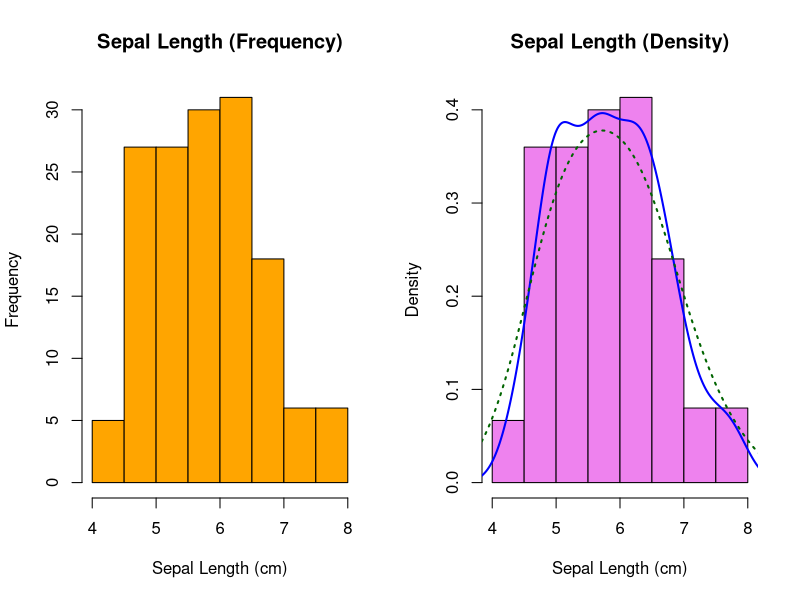
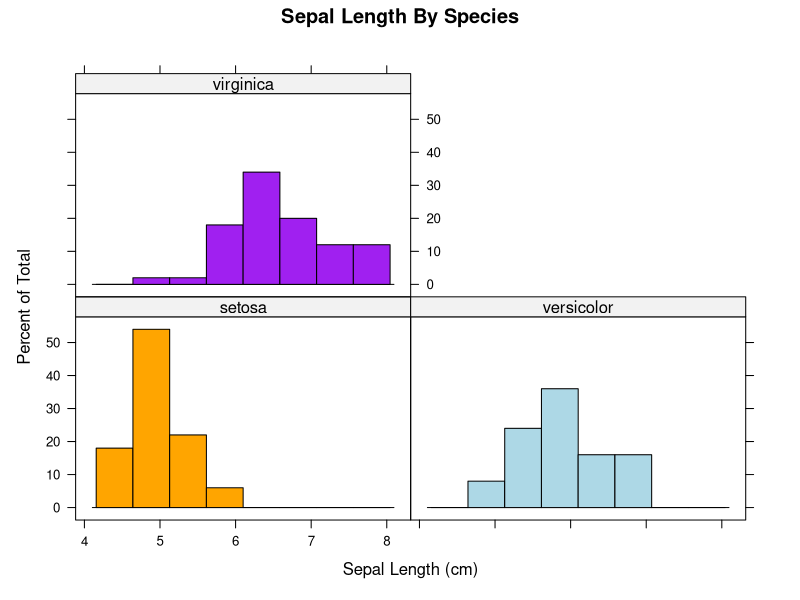
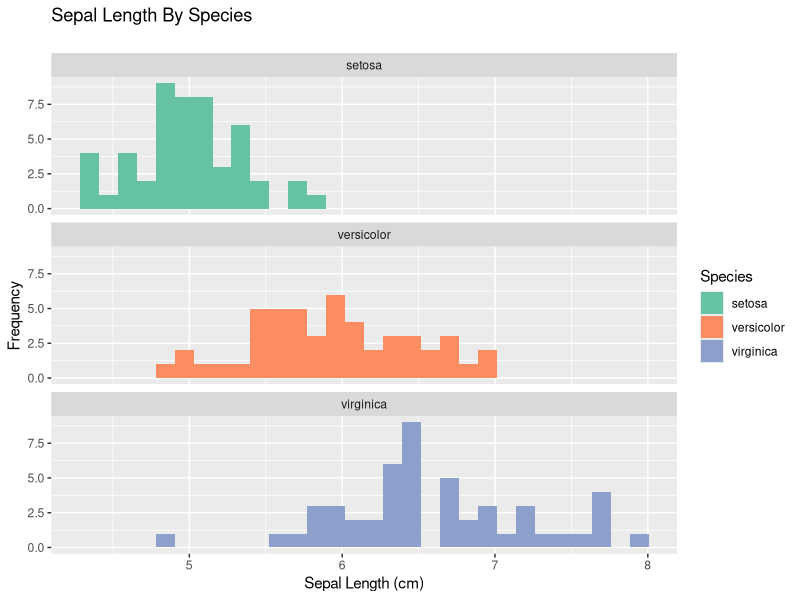
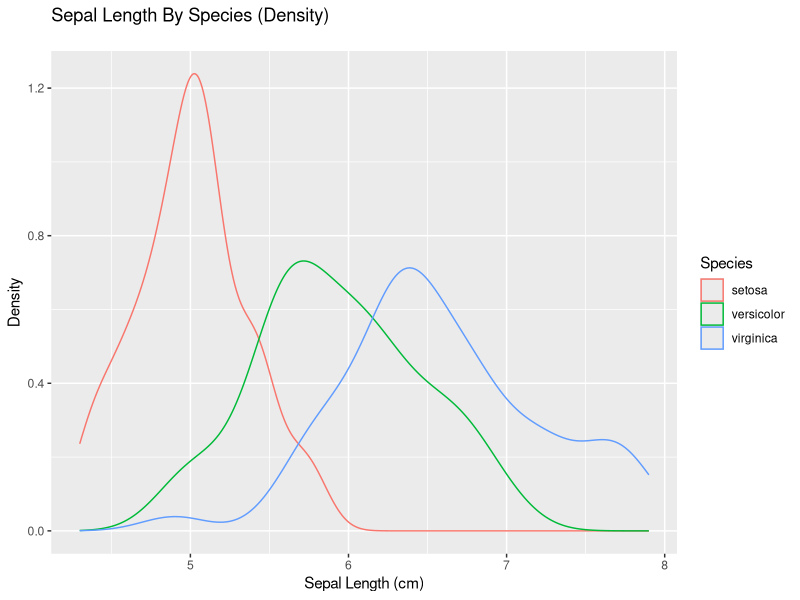

Source code (R) for these figures, in order:
## ---- chunk 1
library(lattice)
library(ggplot2)
library(knitr)
knitr::opts_chunk$set(tidy=T, 
               fig.width=8,
               fig.height=6,
               fig.align='center',
               warning=FALSE,
               message=FALSE,
               echo=TRUE)
options(width = 120)
## ---- chunk 2
data(iris); attach(iris)
## ---- chunk 3
par(mfrow=c(1,2))
hist(Sepal.Length, col="orange", 
     main="Sepal Length (Frequency)",
     xlab="Sepal Length (cm)")
hist(Sepal.Length, prob=TRUE, col="violet", 
     main="Sepal Length (Density)",
     xlab="Sepal Length (cm)") 
lines(density(Sepal.Length), col="blue", lwd=2)
lines(density(Sepal.Length, adjust=2), lty="dotted", col="darkgreen", lwd=2)
par(mfrow=c(1,1))
## ---- chunk 4
histogram(~ Sepal.Length | Species,
          col=c("orange","lightblue","purple"),
          main="Sepal Length By Species",
          xlab="Sepal Length (cm)",
          panel=function(x, col=col,...){
            panel.histogram(x,col=col[packet.number()],...)
          })
## ---- chunk 5
ggplot(data = iris, aes(x=Sepal.Length)) +
  geom_histogram(aes(fill=Species)) +
  scale_fill_brewer(palette="Set2") +
  facet_wrap( ~ Species, ncol=1) +
  xlab("Sepal Length (cm)") +
  ylab("Frequency") +
  ggtitle("Sepal Length By Species\n")

ggplot(data = iris, aes(x=Sepal.Length, colour=Species)) + 
    geom_density() + 
    xlab("Sepal Length (cm)") +
    ylab("Density")  + 
    ggtitle("Sepal Length By Species (Density)\n") +
    theme(plot.title = element_text(lineheight=.8, face="plain"))
